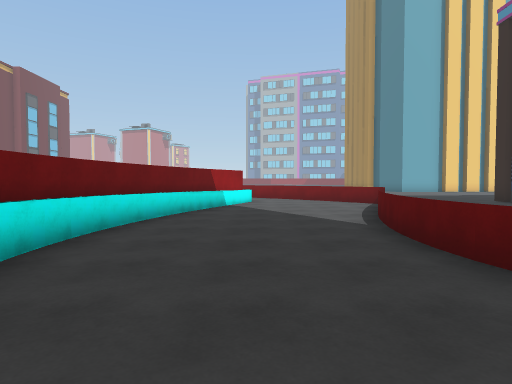
View 1 (above)

19 first-person views from a walk through a 3-D level made in the Unity game engine. The camera is 1.4 m above the floor, tilts 2° down and sees 75° across. The floor is counted in squares, 2 m on a side. Each view is taken from the middle of a square. On the plan, view 1 faces up. The plan holds only what a view shows up to about 10 squares ahead; the rest is blank. The place goes on beyond the plan. Some surface patterns are stand-ins.

View 2
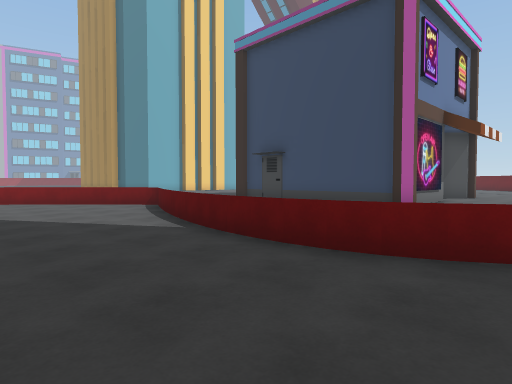

View 3
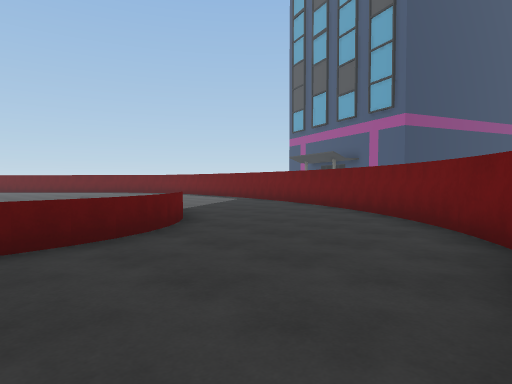

View 4
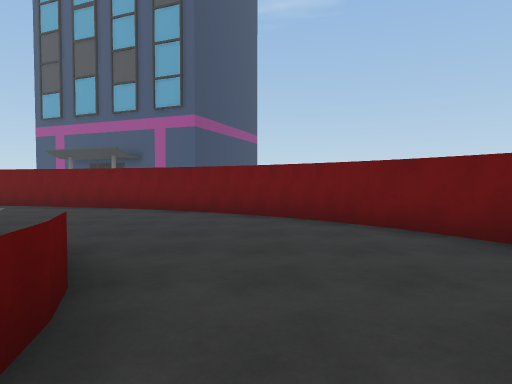

View 5
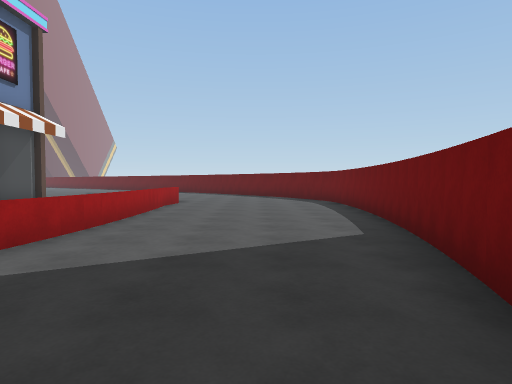

View 6
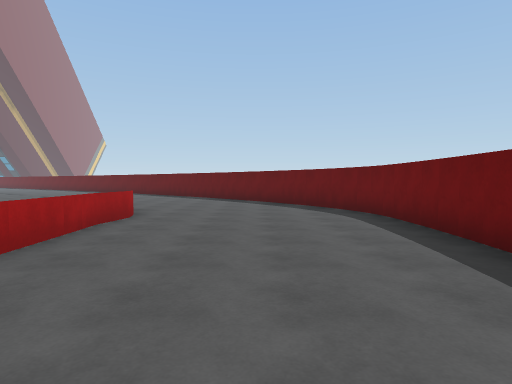

View 7
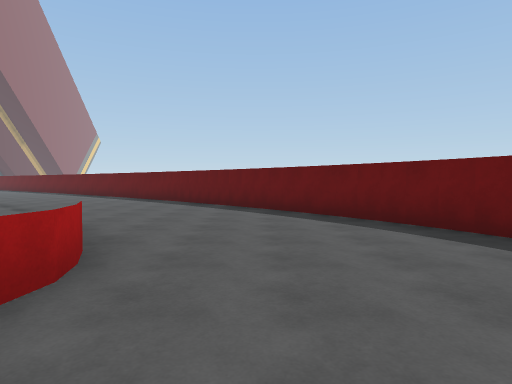

View 8
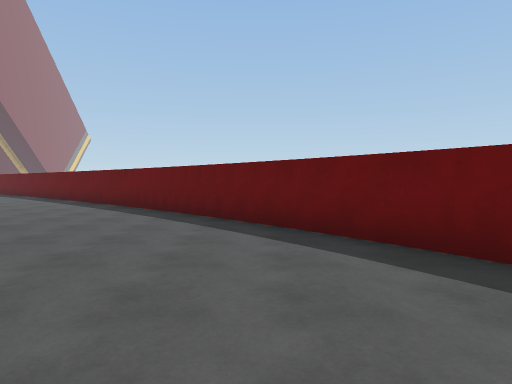

View 9
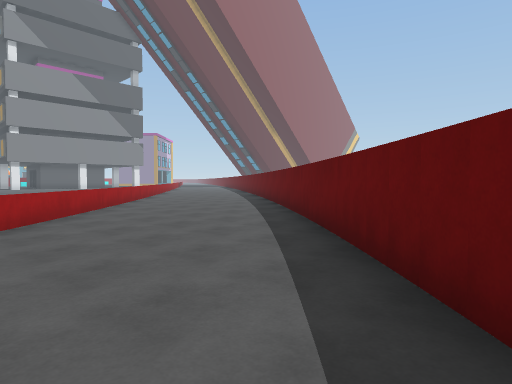

View 10
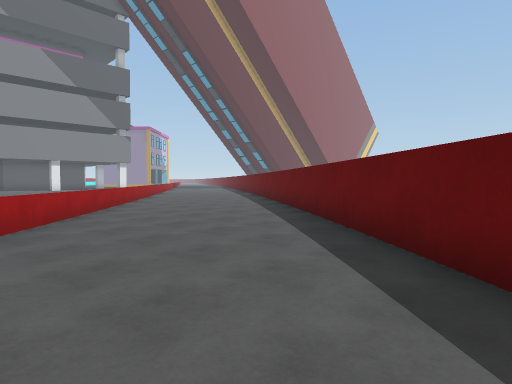

View 11
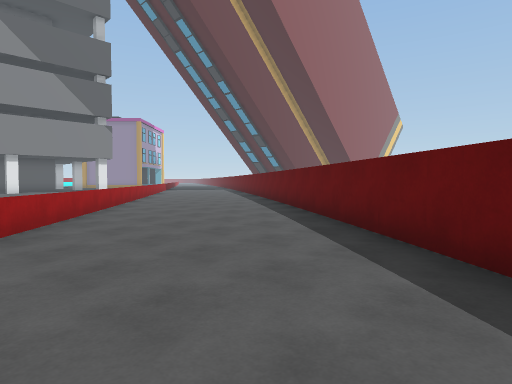

View 12
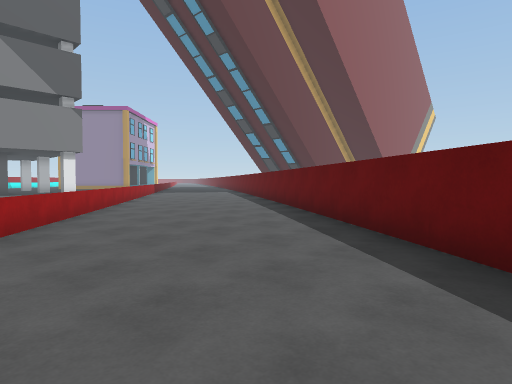

View 13
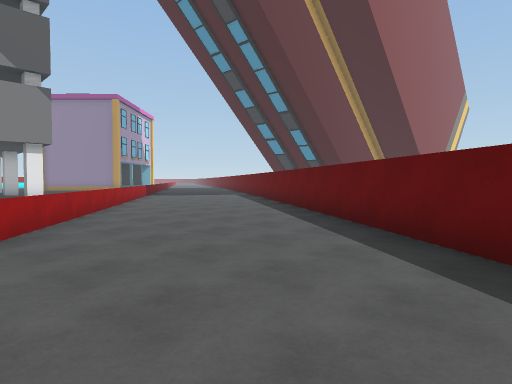

View 14
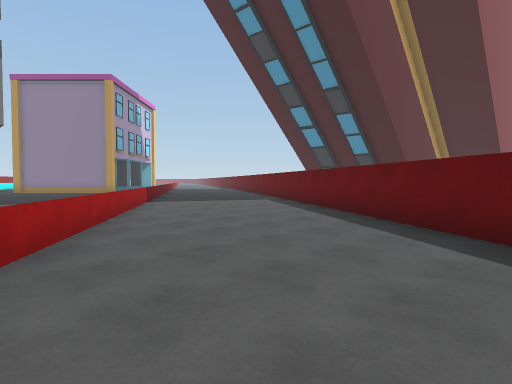

View 15
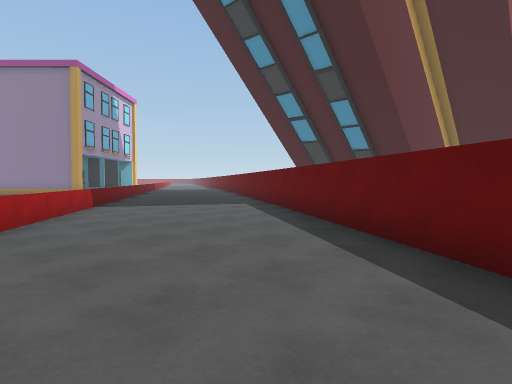

View 16
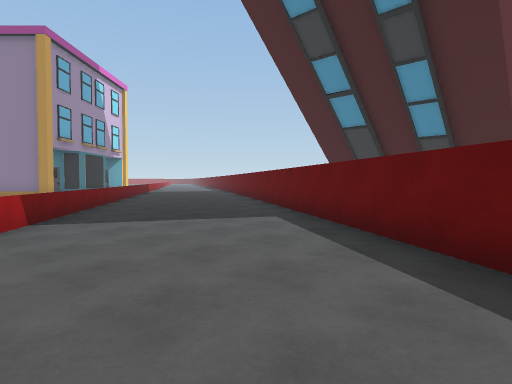

View 17
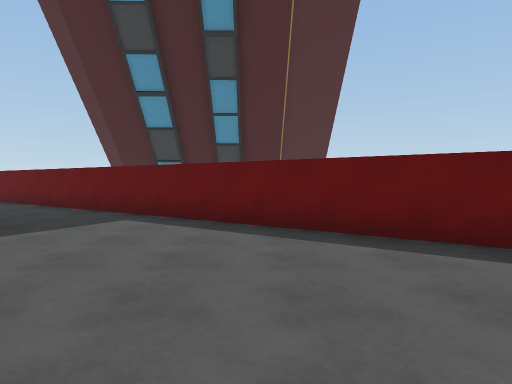

View 18
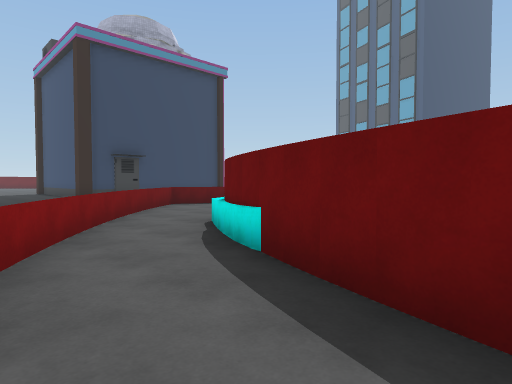

View 19
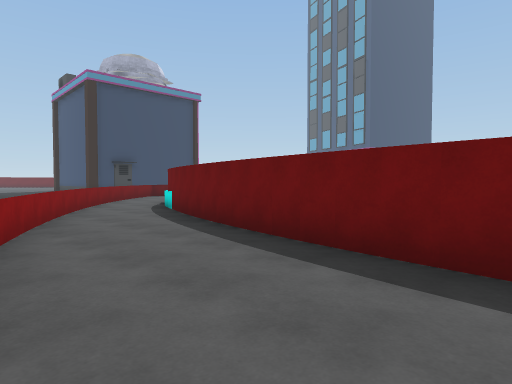

### Floor plan
Key: @ floor where view 1 was taken; # wall or solid block; . floor; = window, fence, low wall or low ledge.
Columns run from 10 left of view 1 to 41 right of it. Each row starts with its distance up from view 1.
 28                                               #=....
 27                                               =.....
 26                                               ......
 25                                              =.....#
 24                                             =.....##
 23                                            =......#
 22                                            =.....##
 21                                           =.....##
 20                                          =......#
 19                                          =.....##
 18                                         =.....##
 17 ...                                    =......#
 16 .....==                               =......##
 15 ........=                             =.....##
 14 ####.....==                          =.....##
 13     ###....=                        =......#
 12        =##..=                      =......##
 11          #...=                     =.....##
 10          #....=                   =.....##
  9          #....#                  =......#
  8         #....=                  =......##
  7         #....=                  ......##
  6         #....     #            =.....##
  5         #...=     #           =.....##
  4        #....=     ###        =.....##
  3        #....=               =......#
  2          ...=              =......##
  1          ....=            =......##
  0         #.@...===#========......##
 -1          #.....................##
 -2           #...................##
 -3            #................###
 -4             ###............##
 -5                ####......###
 -6                    #######

Positions as (right, up) in squares from view 1, and headings:
1: (0, 0), facing up
2: (-1, 1), facing up-right
3: (-2, 4), facing down-right
4: (1, 4), facing down
5: (3, -3), facing right
6: (7, -3), facing right
7: (11, -2), facing right
8: (14, -2), facing right
9: (19, -1), facing up-right
10: (22, 3), facing up-right
11: (25, 7), facing up-right
12: (28, 11), facing up-right
13: (30, 14), facing up-right
14: (32, 18), facing up-right
15: (34, 19), facing up-right
16: (36, 22), facing up-right
17: (35, 24), facing right
18: (-5, 15), facing down-right
19: (-10, 17), facing down-right
